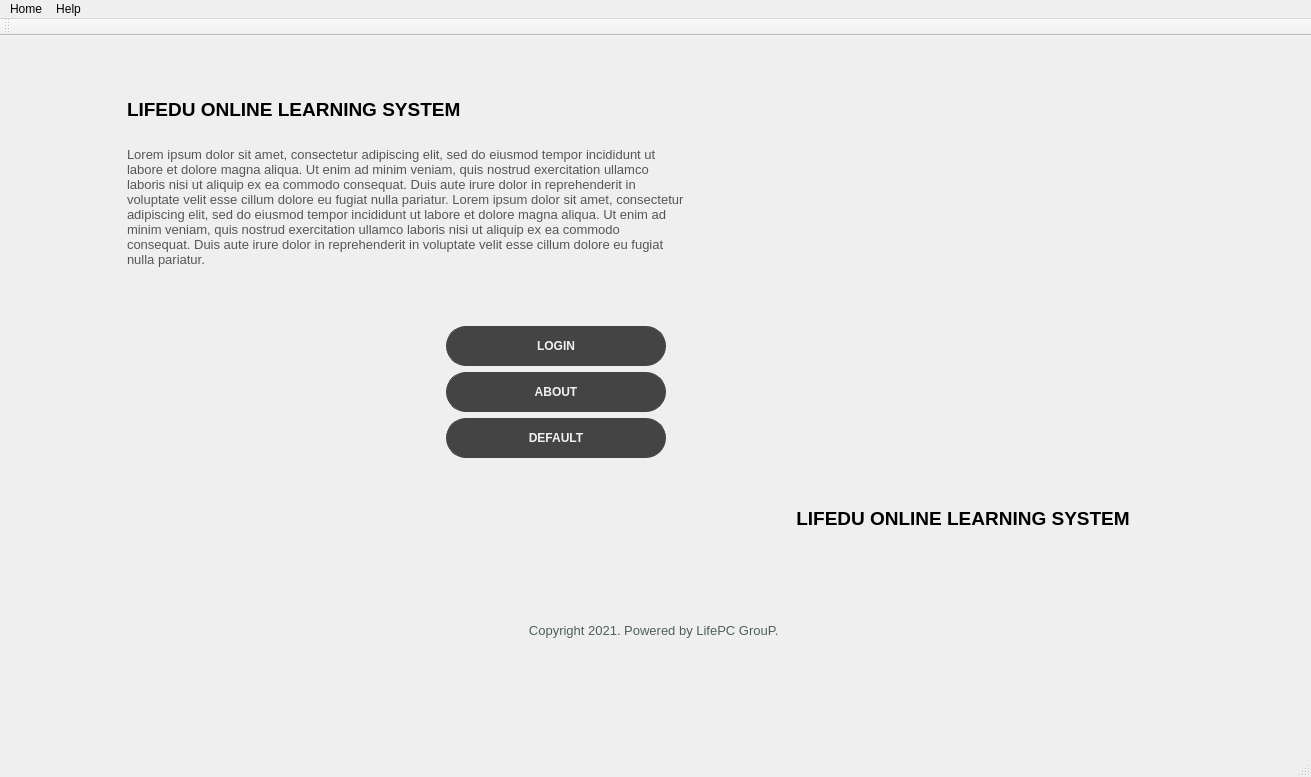
<?xml version="1.0" encoding="UTF-8"?>
<ui version="4.0">
 <class>MainWindow</class>
 <widget class="QMainWindow" name="MainWindow">
  <property name="geometry">
   <rect>
    <x>0</x>
    <y>0</y>
    <width>1311</width>
    <height>777</height>
   </rect>
  </property>
  <property name="minimumSize">
   <size>
    <width>1311</width>
    <height>777</height>
   </size>
  </property>
  <property name="windowTitle">
   <string>MainWindow</string>
  </property>
  <widget class="QWidget" name="centralWidget">
   <property name="minimumSize">
    <size>
     <width>1311</width>
     <height>712</height>
    </size>
   </property>
   <layout class="QVBoxLayout" name="verticalLayout_5" stretch="8,1,0,0">
    <item>
     <layout class="QHBoxLayout" name="horizontalLayout" stretch="2,11,2,11,2">
      <property name="sizeConstraint">
       <enum>QLayout::SetDefaultConstraint</enum>
      </property>
      <item>
       <spacer name="horizontalSpacer_6">
        <property name="orientation">
         <enum>Qt::Horizontal</enum>
        </property>
        <property name="sizeHint" stdset="0">
         <size>
          <width>40</width>
          <height>20</height>
         </size>
        </property>
       </spacer>
      </item>
      <item>
       <layout class="QVBoxLayout" name="verticalLayout_2" stretch="0,1,3,1,3,3">
        <property name="spacing">
         <number>10</number>
        </property>
        <property name="leftMargin">
         <number>12</number>
        </property>
        <item>
         <spacer name="verticalSpacer_4">
          <property name="orientation">
           <enum>Qt::Vertical</enum>
          </property>
          <property name="sizeHint" stdset="0">
           <size>
            <width>20</width>
            <height>40</height>
           </size>
          </property>
         </spacer>
        </item>
        <item>
         <widget class="QLabel" name="label_2">
          <property name="font">
           <font>
            <family>Leelawadee UI</family>
            <pointsize>14</pointsize>
            <weight>87</weight>
            <italic>false</italic>
            <bold>true</bold>
           </font>
          </property>
          <property name="styleSheet">
           <string notr="true">
font: 75 14pt &quot;Leelawadee UI&quot;;
font-weight:700;</string>
          </property>
          <property name="text">
           <string>LIFEDU ONLINE LEARNING SYSTEM</string>
          </property>
          <property name="alignment">
           <set>Qt::AlignLeading|Qt::AlignLeft|Qt::AlignVCenter</set>
          </property>
         </widget>
        </item>
        <item>
         <widget class="QLabel" name="label_3">
          <property name="font">
           <font>
            <pointsize>10</pointsize>
           </font>
          </property>
          <property name="styleSheet">
           <string notr="true">color: rgb(86, 86, 86);</string>
          </property>
          <property name="text">
           <string>Lorem ipsum dolor sit amet, consectetur adipiscing elit, sed do eiusmod tempor incididunt ut labore et dolore magna aliqua. Ut enim ad minim veniam, quis nostrud exercitation ullamco laboris nisi ut aliquip ex ea commodo consequat. Duis aute irure dolor in reprehenderit in voluptate velit esse cillum dolore eu fugiat nulla pariatur. Lorem ipsum dolor sit amet, consectetur adipiscing elit, sed do eiusmod tempor incididunt ut labore et dolore magna aliqua. Ut enim ad minim veniam, quis nostrud exercitation ullamco laboris nisi ut aliquip ex ea commodo consequat. Duis aute irure dolor in reprehenderit in voluptate velit esse cillum dolore eu fugiat nulla pariatur. </string>
          </property>
          <property name="wordWrap">
           <bool>true</bool>
          </property>
         </widget>
        </item>
        <item>
         <spacer name="verticalSpacer_5">
          <property name="orientation">
           <enum>Qt::Vertical</enum>
          </property>
          <property name="sizeHint" stdset="0">
           <size>
            <width>20</width>
            <height>40</height>
           </size>
          </property>
         </spacer>
        </item>
        <item>
         <layout class="QHBoxLayout" name="horizontalLayout_3" stretch="4,3">
          <property name="spacing">
           <number>10</number>
          </property>
          <item>
           <spacer name="horizontalSpacer_2">
            <property name="orientation">
             <enum>Qt::Horizontal</enum>
            </property>
            <property name="sizeHint" stdset="0">
             <size>
              <width>40</width>
              <height>20</height>
             </size>
            </property>
           </spacer>
          </item>
          <item>
           <layout class="QVBoxLayout" name="verticalLayout_4">
            <item>
             <widget class="QPushButton" name="btn_login">
              <property name="enabled">
               <bool>true</bool>
              </property>
              <property name="styleSheet">
               <string notr="true">QPushButton{
    background-color: #444444;
    color: #f1f1f1;
    padding: 12px;
    border-radius: 20px;
    border: 1px solid #444444;
    margin-right: 20px;
    font-weight: 700;
    transition: all 0.5s ease;
}
QPushButton:hover{
    color: #444444;
    background-color: #f0f0f0;  
}</string>
              </property>
              <property name="text">
               <string>LOGIN</string>
              </property>
             </widget>
            </item>
            <item>
             <widget class="QPushButton" name="btn_about">
              <property name="styleSheet">
               <string notr="true">QPushButton{
    background-color: #444444;
    color: #f1f1f1;
    padding: 12px;
    border-radius: 20px;
    border: 1px solid #444444;
    margin-right: 20px;
    font-weight: 700;
    transition: all 0.5s ease;
}
QPushButton:hover{
    color: #444444;
    background-color: #f0f0f0;  
}</string>
              </property>
              <property name="text">
               <string>ABOUT</string>
              </property>
             </widget>
            </item>
            <item>
             <widget class="QPushButton" name="btn_default">
              <property name="styleSheet">
               <string notr="true">QPushButton{
    background-color: #444444;
    color: #f1f1f1;
    padding: 12px;
    border-radius: 20px;
    border: 1px solid #444444;
    margin-right: 20px;
    font-weight: 700;
}
QPushButton:hover{
    color: #444444;
    background-color: #f0f0f0;  
}</string>
              </property>
              <property name="text">
               <string>DEFAULT</string>
              </property>
             </widget>
            </item>
           </layout>
          </item>
         </layout>
        </item>
        <item>
         <spacer name="verticalSpacer">
          <property name="orientation">
           <enum>Qt::Vertical</enum>
          </property>
          <property name="sizeHint" stdset="0">
           <size>
            <width>20</width>
            <height>40</height>
           </size>
          </property>
         </spacer>
        </item>
       </layout>
      </item>
      <item>
       <spacer name="horizontalSpacer_5">
        <property name="orientation">
         <enum>Qt::Horizontal</enum>
        </property>
        <property name="sizeHint" stdset="0">
         <size>
          <width>40</width>
          <height>20</height>
         </size>
        </property>
       </spacer>
      </item>
      <item>
       <layout class="QVBoxLayout" name="verticalLayout" stretch="0,4,1,3">
        <property name="spacing">
         <number>20</number>
        </property>
        <item>
         <spacer name="verticalSpacer_3">
          <property name="orientation">
           <enum>Qt::Vertical</enum>
          </property>
          <property name="sizeHint" stdset="0">
           <size>
            <width>20</width>
            <height>40</height>
           </size>
          </property>
         </spacer>
        </item>
        <item>
         <widget class="QLabel" name="label">
          <property name="enabled">
           <bool>true</bool>
          </property>
          <property name="sizePolicy">
           <sizepolicy hsizetype="Fixed" vsizetype="Fixed">
            <horstretch>0</horstretch>
            <verstretch>0</verstretch>
           </sizepolicy>
          </property>
          <property name="minimumSize">
           <size>
            <width>400</width>
            <height>400</height>
           </size>
          </property>
          <property name="baseSize">
           <size>
            <width>300</width>
            <height>300</height>
           </size>
          </property>
          <property name="styleSheet">
           <string notr="true">width: 300px;</string>
          </property>
          <property name="text">
           <string/>
          </property>
          <property name="pixmap">
           <pixmap>../../Desktop/l.png</pixmap>
          </property>
          <property name="scaledContents">
           <bool>true</bool>
          </property>
         </widget>
        </item>
        <item>
         <widget class="QLabel" name="label_4">
          <property name="sizePolicy">
           <sizepolicy hsizetype="Maximum" vsizetype="Maximum">
            <horstretch>0</horstretch>
            <verstretch>0</verstretch>
           </sizepolicy>
          </property>
          <property name="font">
           <font>
            <family>Leelawadee UI</family>
            <pointsize>14</pointsize>
            <weight>87</weight>
            <italic>false</italic>
            <bold>true</bold>
           </font>
          </property>
          <property name="styleSheet">
           <string notr="true">
font: 75 14pt &quot;Leelawadee UI&quot;;
font-weight:700;</string>
          </property>
          <property name="text">
           <string>LIFEDU ONLINE LEARNING SYSTEM</string>
          </property>
          <property name="alignment">
           <set>Qt::AlignCenter</set>
          </property>
         </widget>
        </item>
        <item>
         <spacer name="verticalSpacer_2">
          <property name="orientation">
           <enum>Qt::Vertical</enum>
          </property>
          <property name="sizeHint" stdset="0">
           <size>
            <width>20</width>
            <height>40</height>
           </size>
          </property>
         </spacer>
        </item>
       </layout>
      </item>
      <item>
       <spacer name="horizontalSpacer">
        <property name="orientation">
         <enum>Qt::Horizontal</enum>
        </property>
        <property name="sizeHint" stdset="0">
         <size>
          <width>40</width>
          <height>20</height>
         </size>
        </property>
       </spacer>
      </item>
     </layout>
    </item>
    <item>
     <widget class="QLabel" name="label_7">
      <property name="font">
       <font>
        <pointsize>10</pointsize>
        <weight>50</weight>
        <bold>false</bold>
        <underline>false</underline>
        <kerning>true</kerning>
       </font>
      </property>
      <property name="styleSheet">
       <string notr="true">color: rgb(79, 95, 94);</string>
      </property>
      <property name="text">
       <string>Copyright 2021. Powered by LifePC GrouP. </string>
      </property>
      <property name="alignment">
       <set>Qt::AlignCenter</set>
      </property>
     </widget>
    </item>
    <item>
     <spacer name="verticalSpacer_7">
      <property name="orientation">
       <enum>Qt::Vertical</enum>
      </property>
      <property name="sizeHint" stdset="0">
       <size>
        <width>20</width>
        <height>40</height>
       </size>
      </property>
     </spacer>
    </item>
    <item>
     <spacer name="verticalSpacer_6">
      <property name="orientation">
       <enum>Qt::Vertical</enum>
      </property>
      <property name="sizeHint" stdset="0">
       <size>
        <width>20</width>
        <height>40</height>
       </size>
      </property>
     </spacer>
    </item>
   </layout>
  </widget>
  <widget class="QMenuBar" name="menuBar">
   <property name="geometry">
    <rect>
     <x>0</x>
     <y>0</y>
     <width>1311</width>
     <height>26</height>
    </rect>
   </property>
   <widget class="QMenu" name="menuHome">
    <property name="title">
     <string>Home</string>
    </property>
   </widget>
   <widget class="QMenu" name="menuHelp">
    <property name="title">
     <string>Help</string>
    </property>
   </widget>
   <addaction name="menuHome"/>
   <addaction name="menuHelp"/>
  </widget>
  <widget class="QToolBar" name="mainToolBar">
   <attribute name="toolBarArea">
    <enum>TopToolBarArea</enum>
   </attribute>
   <attribute name="toolBarBreak">
    <bool>false</bool>
   </attribute>
  </widget>
  <widget class="QStatusBar" name="statusBar"/>
 </widget>
 <layoutdefault spacing="6" margin="11"/>
 <resources/>
 <connections/>
</ui>
